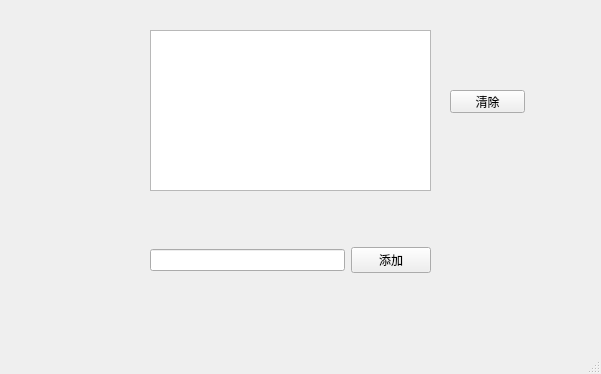
<?xml version="1.0" encoding="UTF-8"?>
<ui version="4.0">
 <class>MainWindow</class>
 <widget class="QMainWindow" name="MainWindow">
  <property name="geometry">
   <rect>
    <x>0</x>
    <y>0</y>
    <width>601</width>
    <height>374</height>
   </rect>
  </property>
  <property name="windowTitle">
   <string>MainWindow</string>
  </property>
  <widget class="QWidget" name="centralwidget">
   <widget class="QTextEdit" name="textEdit">
    <property name="enabled">
     <bool>true</bool>
    </property>
    <property name="geometry">
     <rect>
      <x>150</x>
      <y>30</y>
      <width>281</width>
      <height>161</height>
     </rect>
    </property>
   </widget>
   <widget class="QWidget" name="horizontalLayoutWidget">
    <property name="geometry">
     <rect>
      <x>150</x>
      <y>230</y>
      <width>281</width>
      <height>61</height>
     </rect>
    </property>
    <layout class="QHBoxLayout" name="horizontalLayout">
     <item>
      <widget class="QLineEdit" name="lineEdit"/>
     </item>
     <item>
      <widget class="QPushButton" name="pushButton">
       <property name="text">
        <string>添加</string>
       </property>
      </widget>
     </item>
    </layout>
   </widget>
   <widget class="QPushButton" name="pushButton_2">
    <property name="geometry">
     <rect>
      <x>450</x>
      <y>90</y>
      <width>75</width>
      <height>23</height>
     </rect>
    </property>
    <property name="text">
     <string>清除</string>
    </property>
   </widget>
  </widget>
  <widget class="QMenuBar" name="menubar">
   <property name="geometry">
    <rect>
     <x>0</x>
     <y>0</y>
     <width>601</width>
     <height>23</height>
    </rect>
   </property>
  </widget>
  <widget class="QStatusBar" name="statusbar"/>
 </widget>
 <resources/>
 <connections>
  <connection>
   <sender>pushButton_2</sender>
   <signal>clicked()</signal>
   <receiver>textEdit</receiver>
   <slot>clear()</slot>
   <hints>
    <hint type="sourcelabel">
     <x>467</x>
     <y>126</y>
    </hint>
    <hint type="destinationlabel">
     <x>404</x>
     <y>124</y>
    </hint>
   </hints>
  </connection>
  <connection>
   <sender>pushButton</sender>
   <signal>clicked()</signal>
   <receiver>MainWindow</receiver>
   <slot>addText()</slot>
   <hints>
    <hint type="sourcelabel">
     <x>420</x>
     <y>281</y>
    </hint>
    <hint type="destinationlabel">
     <x>457</x>
     <y>279</y>
    </hint>
   </hints>
  </connection>
 </connections>
 <slots>
  <slot>addText()</slot>
 </slots>
</ui>
